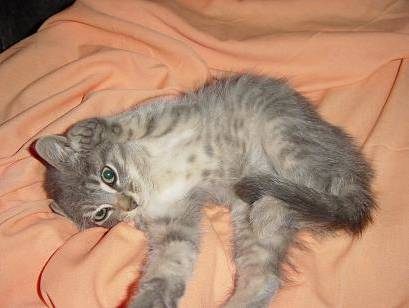
#> input picture T2/cats_dogs/cats_and_dogs_filtered/train/cats/cat.113.jpg, 409 x 308 px; its folder holds only this picture in this run; the run also reads 1 picture not shown here
$ jupyter execute --allow-errors '2.3 Descriptive statistics image data.ipynb'   (shell and % lines are left out)
#> lines starting #> are read from the running program, lines starting #| are printed output that depends on the picture
## Analysing, preprocessing, and transforming image datasets

### Introduction

We’ll explore how to load, inspect, and prepare an image dataset for use in machine learning and deep learning tasks. Working with image data involves a few extra steps compared to text or tabular data, but the principles are similar: understand what you have, clean and prepare it, and then structure it for modelling.

We’ll use the popular *Cats and Dogs* dataset as an example—a classic binary classification task where the goal is to teach a model to tell the difference between images of cats and dogs.

This walkthrough will cover five key areas:

- *Loading the Image Dataset* – How to read images from folders, organise them with labels, and view a few examples to check that everything looks correct.

- *Exploratory Data Analysis (EDA)* – Analysing basic properties of the dataset, such as how many images are in each class, and image size and number of channels.

When you understand how to handle image data effectively, you can create more robust models and avoid common pitfalls like overfitting, poor generalisation, or input mismatches. This foundation is essential whether you're building a simple classifier or a more complex computer vision system.

### Installing required libraries

### Downloading the dataset

We will use the *Cats and Dogs dataset*, a well-known benchmark for image classification tasks. The dataset consists of images of two categories stored in a directory `./cats_dogs/train/`:

```
./cats_dogs/train/
    cats/
      cat_1.jpg
      cat_2.jpg
      ...
    dogs/
      dog_1.jpg
      dog_2.jpg
      ...
```
Once downloaded, we unpack the dataset and find that each image is stored in the relevant folder, which represents our target label, `cats/` or `dogs/`:

[cell 1]
import os
import urllib.request
import zipfile

# Define URL and target filenames
url = "https://storage.googleapis.com/mledu-datasets/cats_and_dogs_filtered.zip"
zip_path = "cats_and_dogs_filtered.zip"
extract_dir = "cats_dogs"

# Download the zip file
print("Downloading dataset...")
urllib.request.urlretrieve(url, zip_path)
#> (this line was passed over: the network is not available in this run)
print("Download complete.")

# Extract the zip file
print("Extracting files...")
#> (the rest of this cell did not finish here and is left out)

### Loading the image data

To load the image data, we walk through each directory and collate the filenames. We first define the root directory for our data `dataset_path`, then the two classes in `category_path`:

[cell 2]
import os                    # For file and directory operations
import cv2                   # OpenCV for image loading and processing
import numpy as np           # For numerical operations (not used yet, but useful later)
import matplotlib.pyplot as plt  # For plotting and visualization

# Define the root path to the training dataset
dataset_path = "cats_dogs/cats_and_dogs_filtered/train/"  # Adjust this to your dataset location

# Define class labels - these should correspond to subfolders inside the dataset path
category_path = ["cats", "dogs"]

# Prepare lists to store image paths and their corresponding labels
image_files = []
labels = []

limit = 500  # Maximum number of images to load per category (to reduce load for initial EDA)

# Load up to `limit` images PER CATEGORY (cats and dogs)
for category in category_path:
    full_category_path = os.path.join(dataset_path, category)  # Full path to category folder
    count = 0  # Counter for how many images we've added from this category

    for file in os.listdir(full_category_path):
        if file.endswith(('png', 'jpg', 'jpeg')):
            image_files.append(os.path.join(full_category_path, file))
            labels.append(category)
            count += 1

            if count >= limit:
                break  # Stop after `limit` images from this category
#> pass 2 of the loop `for category in category_path:`:


# Raise an error if no images were found (to catch path issues early)
if not image_files:
    raise ValueError("No images found! Check the dataset path and file extensions.")

# Output the number of images loaded
print(f"Total images loaded: {len(image_files)}")

### Visualising the dataset
To get a quick visual overview of our image dataset, we randomly select a few pictures of cats and dogs and display them side by side. To achieve this, the code below performs the following:

1. It picks 5 random cat images and 5 random dog images from the dataset.
2. It loads these images and converts them into a format suitable for displaying in colour.
3. It arranges the selected images in a tidy grid: one row for cats and another for dogs, each labelled with a simple title.

This is a straightforward and helpful way to visually explore the data before training a machine learning model. It helps confirm that the images are loading correctly and gives us a sense of the kind of pictures the model will be learning from:

[cell 3]
import random  # For selecting random samples

# Select 5 random image paths for each category (cats and dogs)
#> (the rest of this cell did not finish here and is left out)

### Descriptive statistics for images
Exploratory Data Analysis (EDA) is a crucial step in machine learning and deep learning projects involving images. It helps us understand the dataset, detect potential imbalances, inconsistencies, or anomalies, and make informed preprocessing decisions before training models.

For image datasets, EDA typically involves:

- Checking dataset distribution (number of images per class).
- Examining image sizes, resolutions, and color channels to standardise input data.
- Visualising sample images to understand quality and variability.

Before we train a machine learning model with our cat and dog images, it's important to understand what those images actually look like behind the scenes. We will check some basic properties of the images—specifically their *size* and *colour format*.

Why does this matter?

- *Image size matters*: If your images are all different sizes, they usually need to be resized to a consistent shape before training a model.
- *Checking colour format*: Most models expect colour images with 3 channels (red, green, blue). If some images are black and white (1 channel), this could cause problems.
- *Quality control*: Helps identify if any images are broken, too small, or in the wrong format before we go further.

In short, this is a quick “health check” of the dataset to make sure the images are ready for machine learning.

In this next step, we check the dimensions of each image: how tall and wide they are, and whether they're in colour. This gives us a quick overview of the dataset and helps us spot any problems—like images that are too small or in the wrong format:

[cell 4]
# Define quality control thresholds
min_height = 100  # Minimum acceptable image height in pixels
min_width = 100   # Minimum acceptable image width in pixels
expected_channels = 3  # Expecting RGB images (3 colour channels)

# Lists to collect any problematic images for review
broken_images = []         # Images that couldn't be read (possibly corrupted)
small_images = []          # Images that are smaller than the minimum size
wrong_format_images = []   # Images with the wrong number of colour channels

# Go through each image in the dataset
for img_path in image_files:
    img = cv2.imread(img_path)  # Attempt to read the image using OpenCV
#> img is the input picture: shape (308, 409, 3); mean B, G, R 115, 140.9, 182.2

    if img is None:
        # If image loading fails, mark it as broken
        broken_images.append(img_path)
        continue  # Skip to the next image

    height, width, channels = img.shape  # Get image dimensions and number of channels
#> height = 308; width = 409; channels = 3

    # Check if image is too small
    if height < min_height or width < min_width:
        small_images.append((img_path, (width, height)))  # Save path and actual size

    # Check if image does not have the expected number of colour channels (RGB = 3)
    if channels != expected_channels:
        wrong_format_images.append((img_path, channels))  # Save path and number of channels
#> pass 2 of the loop `for img_path in image_files:`:
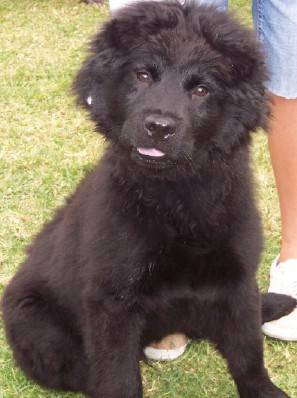
#> input picture T2/cats_dogs/cats_and_dogs_filtered/train/dogs/dog.118.jpg, 297 x 398 px
#> img is the input picture: shape (398, 297, 3); mean B, G, R 91.7, 107.2, 119.9

# Print summary of quality check results
print(f"Broken images (unreadable): {len(broken_images)}")
print(f"Images too small (< {min_width}x{min_height}): {len(small_images)}")
print(f"Images with unexpected number of channels: {len(wrong_format_images)}")

[cell 5]
# Optionally print examples from each issue category (up to 5)
if broken_images:
    print("\nExample broken images:")
    print("\n".join(broken_images[:5]))

if small_images:
    print("\nExample small images:")
    for path, size in small_images[:5]:
        print(f"{path} - {size}")

if wrong_format_images:
    print("\nExample wrong format images:")
    for path, ch in wrong_format_images[:5]:
        print(f"{path} - {ch} channels")

Next, calculating the average image size and checking how many colour channels are used, ensures the images are consistent and ready to be processed. It’s a simple but crucial step to avoid issues later on:

[cell 6]
# Check image shapes
image_shapes = [cv2.imread(img).shape for img in image_files]
#> image_shapes = [(308, 409, 3), (398, 297, 3)]
# Let's break down what this line does step by step:

# 1. First, let's see what image_shapes looks like:
# image_shapes = [(height1, width1, channels1), (height2, width2, channels2), ...]

# 2. The * operator unpacks the list of tuples, so it's equivalent to:
# zip((height1, width1, channels1), (height2, width2, channels2), ...)

# 3. zip() then groups corresponding elements together:
# - First group: (height1, height2, ...) -> becomes heights
# - Second group: (width1, width2, ...) -> becomes widths
# - Third group: (channels1, channels2, ...) -> becomes channels

# 4. Finally, these three groups are assigned to the variables:
heights, widths, channels = zip(*image_shapes)
#> heights = (308, 398); widths = (409, 297); channels = (3, 3)

print(f'Number of images: {len(image_files)}')
print(f'Average Image Height: {np.mean(heights):.2f}')
#| Average Image Height: 353.00
print(f'Average Image Width: {np.mean(widths):.2f}')
#| Average Image Width: 353.00
print(f'Number of Channels: {set(channels)}')
#| Number of Channels: {3}

One important aspect of data analysis is checking whether our dataset is balanced. Below, we generate a *bar chart* to visualise how many images are present per class. This helps us understand whether we need to apply techniques such as *data augmentation* to expand one or more of the classes, to improve model training:

[cell 7]
import os              # For working with file and folder paths
import numpy as np     # For handling image data as arrays
from PIL import Image  # Pillow library for opening and processing images

# Define the two classes in the dataset, stored in separate folders
classes = ['dogs', 'cats']

# Lists to store the image data (X) and the corresponding labels (y)
X = []  # Will contain image arrays
Y = []  # Will contain class labels (0 for dogs, 1 for cats)

# Create a dictionary to count how many images are loaded from each class
class_counts = {class_name: 0 for class_name in classes}

# Loop through each class folder and process the images
for label_index, class_name in enumerate(classes):
    class_path = os.path.join(dataset_path, class_name)  # Full path to the class folder

    # Loop through all files in the folder
    for filename in os.listdir(class_path):
        if filename.endswith('.jpg'):  # Only process .jpg image files
            img_path = os.path.join(class_path, filename)  # Full path to the image

            # Open the image and ensure it's in RGB format (3 colour channels)
            img = Image.open(img_path).convert('RGB')
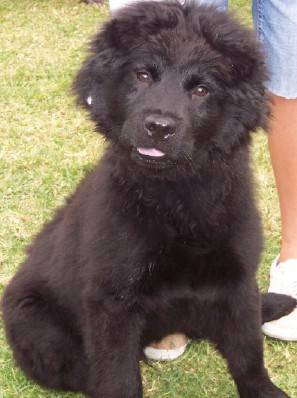
#> img: PIL image 297x398 RGB; mean R, G, B 119.9, 107.2, 91.7

            # Resize the image to 64x64 pixels for consistency and lower computation
            img = img.resize((64, 64))
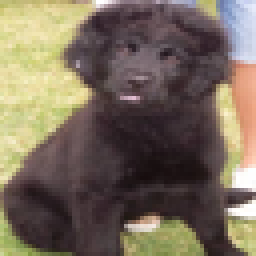
#> img: PIL image 64x64 RGB (shown 4 times larger); mean R, G, B 119.9, 107.1, 91.7

            # Convert the image to a NumPy array so it can be used in machine learning
            img_array = np.array(img)  # Shape will be (64, 64, 3)
            X.append(img_array)        # Add image data to the list
            Y.append(label_index)      # Add numeric label (0 or 1)

            # Update the count for this class
            class_counts[class_name] += 1
#> pass 2 of the loop `for label_index, class_name in enumerate(classes):`:
#> `img = Image.open(img_path).convert('RGB')`:
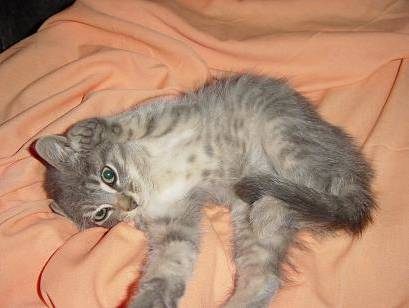
#> img: PIL image 409x308 RGB; mean R, G, B 182.2, 140.9, 115
#> `img = img.resize((64, 64))`:
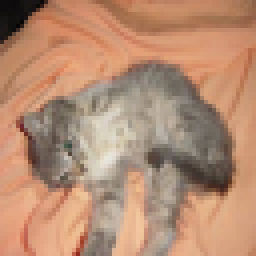
#> img: PIL image 64x64 RGB (shown 4 times larger); mean R, G, B 182.2, 140.9, 115

# Print how many images were loaded from each class
print(class_counts)

[cell 8]
import matplotlib.pyplot as plt

# Plot class distribution
plt.figure(figsize=(10, 4))

plt.bar(class_counts.keys(), class_counts.values(), color=['blue', 'orange'])

plt.xlabel('Class')
plt.ylabel('Number of Images')

plt.title('Dataset Distribution')
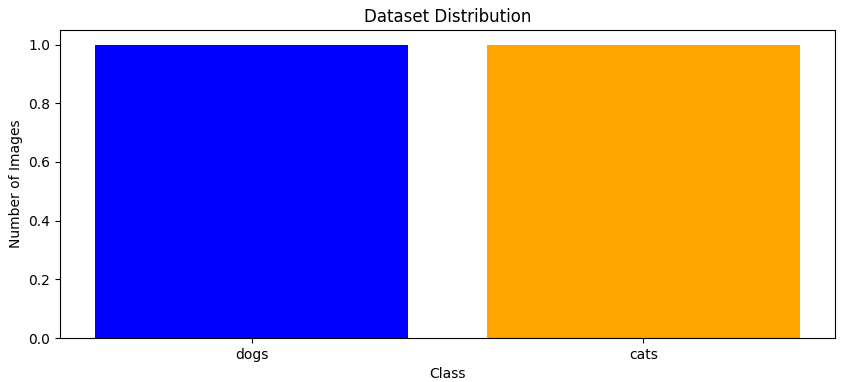
#> figure drawn by matplotlib, 1 panel

In our example, we've taken a sample of the data with an equal number of images from each class. However, in real-world scenarios, datasets are often *not* perfectly balanced—unless they've been deliberately curated that way. That's why checking the class distribution is an important first step, as it helps you anticipate any issues you might need to address depending on the type of model you're planning to use.

### Visualising the impact of preprocessing

Preprocessing is a crucial step in preparing image data for machine learning and deep learning models. It ensures consistency across the dataset, improves computational efficiency, and enhances model performance. The three key preprocessing techniques covered here are:

- Resizing – Ensures all images have the same dimensions, as deep learning models require uniform input sizes.
- Normalisation – Scales pixel values to a standard range (e.g., 0 to 1) to stabilise training and improve convergence.
- Greyscale Conversion – Converts RGB images to a single channel to reduce complexity, especially when colour is not a significant feature.

### Resizing Images
Images in real-world datasets come in different sizes, as we have seen above. To ensure consistency, we resize them to a fixed shape before feeding them into a model.

### Normalising images
Normalisation scales pixel values to a range (e.g., 0 to 1) instead of 0 to 255. This helps to improve model convergence during training, prevent numerical instability, and standardise input for neural networks. In short, it prevents large pixel values from dominating in deep learning models, and ensures consistency across different images.

Below we write a function `preprocess_image`, to perform resizing, and normalisation in one go before visualising the results:

[cell 9]
import numpy as np
import cv2

# Define a function to resize and normalise an image
def preprocess_image(image_path, target_size=(128, 128)):
#> called with target_size = (128, 128)
    image = cv2.imread(image_path)  # Read image
    image = cv2.cvtColor(image, cv2.COLOR_BGR2RGB)  # Convert BGR to RGB
    image = cv2.resize(image, target_size)  # Resize image
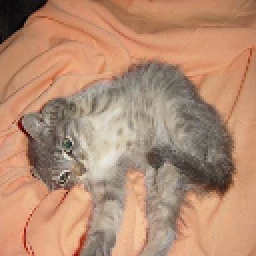
#> image: shape (128, 128, 3) (shown 2 times larger); mean R, G, B 182.1, 140.8, 114.9
    image = image / 255.0  # Normalise pixel values
    return image

# Ensure image_files is defined
if 'image_files' not in locals():
    raise ValueError("Error: image_files is not defined. Load the dataset first.")

# Apply preprocessing to all images
processed_images = np.array([preprocess_image(img) for img in image_files])
#> call 2 of preprocess_image, with target_size = (128, 128)
#> in preprocess_image (call 2), `image = cv2.resize(image, target_size)`:
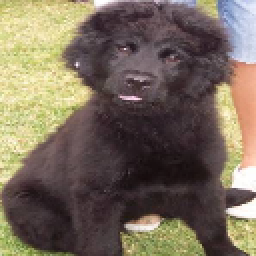
#> image: shape (128, 128, 3) (shown 2 times larger); mean R, G, B 119.8, 107.1, 91.6

print(f'Processed Image Dataset Shape: {processed_images.shape}')
#| Processed Image Dataset Shape: (2, 128, 128, 3)

The values returned as the image dataset shape `(1000, 128, 128, 3)`, describe the structure of our processed image data in numerical terms. Here’s what each number means:

- 1000 – The total number of images in the dataset

- 128 – The height of each image in pixels (after resizing)

- 128 – The width of each image in pixels

- 3 – The number of colour channels (Red, Green, Blue)

So this tells us that we have 1,000 colour images, each resized to 128×128 pixels, ready for model training or further analysis. To visualise the effects of preprocessing, we will select a random image to ensure everything appears as expected:

[cell 10]
import random

# Select a random sample image
sample_image_path = random.choice(image_files)

# Select 5 random images for visualisation
#> (the rest of this cell did not finish here and is left out)

### Converting images to Greyscale
If colour is not an important feature, greyscale images reduce the number of channels from 3 (RGB) to 1, decreasing model complexity. Plotting the results, enables us to check how successful this step was:

[cell 11]
# Define a function to convert an image to greyscale
def convert_to_greyscale(image_path, target_size=(128, 128)):
#> called with target_size = (128, 128)
    image = cv2.imread(image_path, cv2.IMREAD_GRAYSCALE)  # We read image in greyscale mode
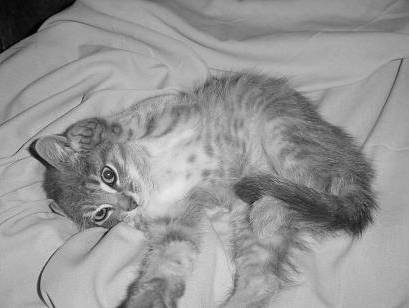
#> image: shape (308, 409); min 0, max 255, mean 150.3
    image = cv2.resize(image, target_size)  # Resize image
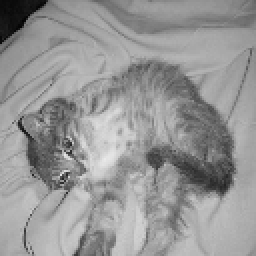
#> image: shape (128, 128) (shown 2 times larger); min 1, max 234, mean 150.2
    image = image / 255.0  # Normalise pixel values
    return image

# Apply greyscale conversion to all images
greyscale_images = np.array([convert_to_greyscale(img) for img in image_files])
#> call 2 of convert_to_greyscale, with target_size = (128, 128)
#> in convert_to_greyscale (call 2), `image = cv2.imread(image_path, cv2.IMREAD_GRAYSCALE)`:
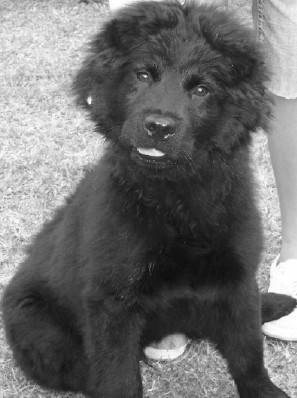
#> image: shape (398, 297); min 11, max 255, mean 109.3
#> in convert_to_greyscale (call 2), `image = cv2.resize(image, target_size)`:
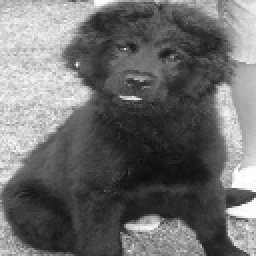
#> image: shape (128, 128) (shown 2 times larger); min 14, max 255, mean 109.2

# Display a sample greyscale image
plt.imshow(greyscale_images[0], cmap='gray')
plt.axis('off')
plt.title("Greyscale Image (128x128)")
plt.show()
